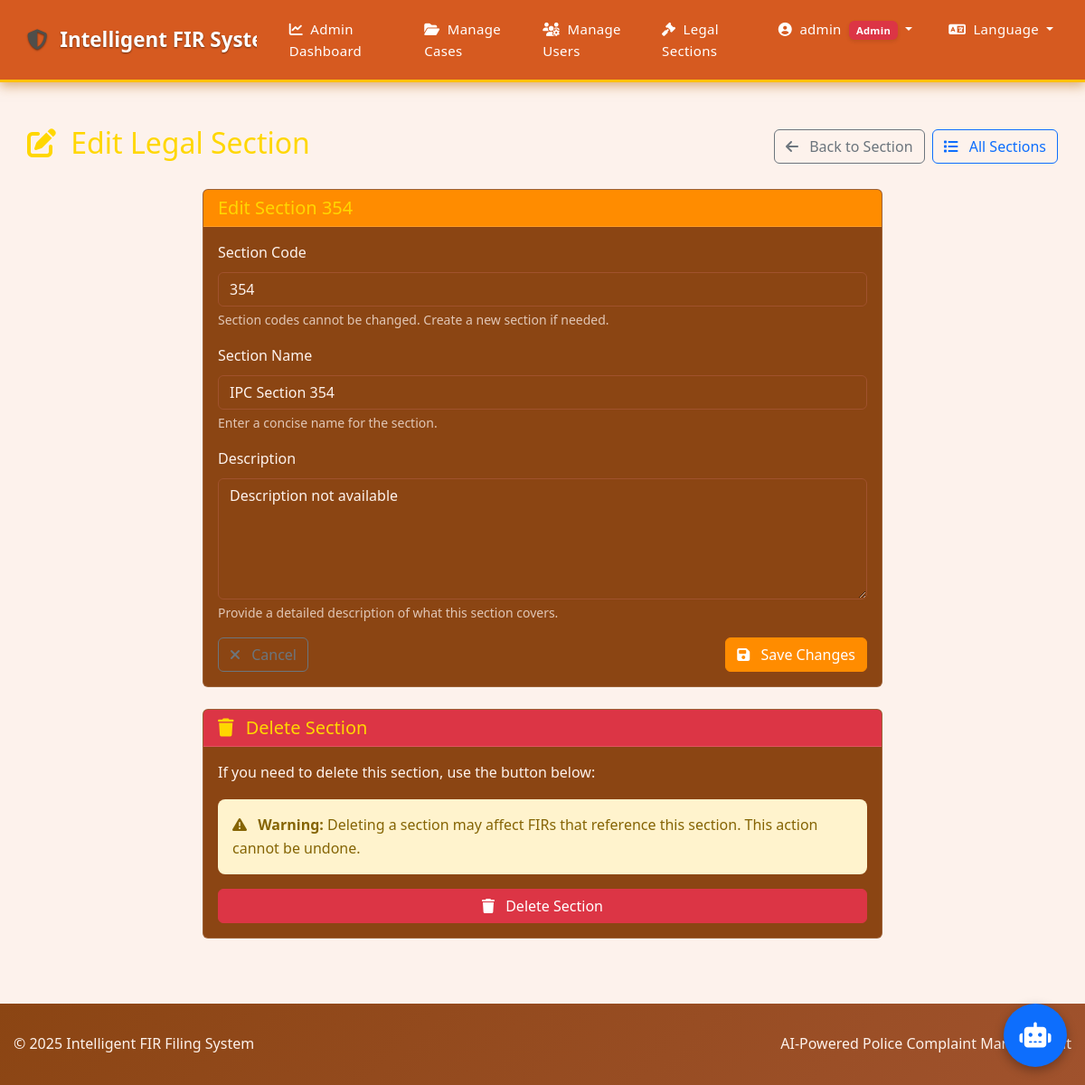
The app's page /legal-sections/edit/16 (signed in) with its own data.
### models/__init__.py (models this page shows, shortened)
class User(db.Model, UserMixin):
    __tablename__ = 'users'
    id = db.Column(db.Integer, primary_key=True)
    username = db.Column(db.String(64), unique=True)
    email = db.Column(db.String(120), unique=True)
    password_hash = db.Column(db.String(256))
    full_name = db.Column(db.String(100))
    role = db.Column(db.String(20), default=Role.PUBLIC)
    phone = db.Column(db.String(20), nullable=True)
    address = db.Column(db.Text, nullable=True)
    created_at = db.Column(db.DateTime, default=lambda: datetime.now(timezone.utc))
    firs = db.relationship('FIR', backref='complainant', lazy=True,
                      foreign_keys='FIR.complainant_id')
    def is_admin(self):
        return self.role == Role.ADMIN
    def is_public(self):
        return self.role == Role.PUBLIC

class LegalSection(db.Model):
    __tablename__ = 'legal_sections'
    id = db.Column(db.Integer, primary_key=True)
    code = db.Column(db.String(50))
    name = db.Column(db.String(100))
    description = db.Column(db.Text)

### routes/legal_sections.py (the view, shortened to what this page needs)
@legal_sections_bp.route('/edit/<int:section_id>', methods=['GET', 'POST'])
@login_required
def edit(section_id):
    if not current_user.is_admin():
        flash('You do not have permission to edit legal sections.', 'danger')
        return redirect(url_for('legal_sections.index'))
    section = LegalSection.query.get_or_404(section_id)
    return render_template('legal_sections/edit.html', section=section)

### extensions.py (called while the page is built)
@login_manager.user_loader
def load_user(user_id):
    from models import User
    return User.query.get(int(user_id))

### templates/legal_sections/edit.html (shortened to what this page needs)
{% extends 'layout.html' %}
{% block content %}
<div class="container py-4">
    <div class="d-flex justify-content-between align-items-center mb-4">
        <h2><i class="fas fa-edit me-2"></i> Edit Legal Section</h2>
        <div class="d-flex gap-2">
            <a href="{{ url_for('legal_sections.view', section_id=section.id) }}" class="btn btn-outline-secondary">
                <i class="fas fa-arrow-left me-2"></i> Back to Section
            </a>
            <a href="{{ url_for('legal_sections.index') }}" class="btn btn-outline-primary">
                <i class="fas fa-list me-2"></i> All Sections
            </a>
        </div>
    </div>
    <div class="row">
        <div class="col-lg-8 mx-auto">
            <div class="card">
                <div class="card-header bg-primary text-white">
                    <h5 class="mb-0">Edit Section {{ section.code }}</h5>
                </div>
                <div class="card-body">
                    <form action="{{ url_for('legal_sections.edit', section_id=section.id) }}" method="post">
                        <div class="mb-3">
                            <label for="sectionCode" class="form-label">Section Code</label>
                            <input type="text" class="form-control" id="sectionCode" value="{{ section.code }}" readonly>
                            <div class="form-text">Section codes cannot be changed. Create a new section if needed.</div>
                        </div>
                        <div class="mb-3">
                            <label for="sectionName" class="form-label">Section Name</label>
                            <input type="text" class="form-control" id="sectionName" name="name" value="{{ section.name }}" required>
                            <div class="form-text">Enter a concise name for the section.</div>
                        </div>
                        <div class="mb-3">
                            <label for="sectionDescription" class="form-label">Description</label>
                            <textarea class="form-control" id="sectionDescription" name="description" rows="5">{{ section.description }}</textarea>
                            <div class="form-text">Provide a detailed description of what this section covers.</div>
                        </div>
                        <div class="d-flex justify-content-between">
                            <a href="{{ url_for('legal_sections.view', section_id=section.id) }}" class="btn btn-outline-secondary">
                                <i class="fas fa-times me-2"></i> Cancel
                            </a>
                            <button type="submit" class="btn btn-primary">
                                <i class="fas fa-save me-2"></i> Save Changes
                            </button>
                        </div>
                    </form>
                </div>
            </div>
            <div class="card mt-4">
                <div class="card-header bg-danger text-white">
                    <h5 class="mb-0"><i class="fas fa-trash me-2"></i> Delete Section</h5>
                </div>
                <div class="card-body">
                    <p>If you need to delete this section, use the button below:</p>
                    <div class="alert alert-warning">
                        <i class="fas fa-exclamation-triangle me-2"></i> <strong>Warning:</strong> Deleting a section may affect FIRs that reference this section. This action cannot be undone.
                    </div>
                    <form action="{{ url_for('legal_sections.delete', section_id=section.id) }}" method="post" onsubmit="return confirm('Are you sure you want to delete Section {{ section.code }}? This action cannot be undone.');">
                        <div class="d-grid">
                            <button type="submit" class="btn btn-danger">
                                <i class="fas fa-trash me-2"></i> Delete Section
                            </button>
                        </div>
                    </form>
                </div>
            </div>
        </div>
    </div>
</div>
{% endblock %}

### templates/layout.html (shortened to what this page needs)
<!DOCTYPE html>
<html lang="en" data-bs-theme="dark">
<head>
    <link rel="stylesheet" href="https://cdn.jsdelivr.net/npm/bootstrap@5.3.0/dist/css/bootstrap.min.css">
    <link rel="stylesheet" href="https://cdnjs.cloudflare.com/ajax/libs/font-awesome/6.4.0/css/all.min.css">
    <link rel="stylesheet" href="{{ url_for('static', filename='css/templates/layout.css') }}">
</head>
<body>
    <nav class="navbar navbar-expand-lg navbar-dark bg-dark mb-4" style="box-shadow: 0 4px 12px #bd741d8f; border-bottom: 3px solid #ffc107;">
        <div class="container">
            <a class="navbar-brand" href="{{ url_for('fir.index') }}" style="font-size: 1.4rem; font-weight: 700; text-shadow: 0 1px 2px rgba(0, 0, 0, 0.5);">
                <i class="fas fa-shield-alt me-2" style="color: #504e4a;"></i>
                Intelligent FIR System
            </a>
            <div class="collapse navbar-collapse" id="navbarNav">
                <ul class="navbar-nav ms-auto" style="font-weight: 600;">
                    {% if current_user.is_authenticated %}
                        {% if current_user.is_admin() %}
                        <li class="nav-item">
                            <a class="nav-link" href="{{ url_for('admin.dashboard') }}">
                                <i class="fas fa-chart-line me-1"></i> Admin Dashboard
                            </a>
                        </li>
                        <li class="nav-item">
                            <a class="nav-link" href="{{ url_for('admin.cases') }}">
                                <i class="fas fa-folder-open me-1"></i> Manage Cases
                            </a>
                        </li>
                        <li class="nav-item">
                            <a class="nav-link" href="{{ url_for('admin.users') }}">
                                <i class="fas fa-users-cog me-1"></i> Manage Users
                            </a>
                        </li>
                        <li class="nav-item">
                            <a class="nav-link" href="{{ url_for('legal_sections.index') }}">
                                <i class="fas fa-gavel me-1"></i> Legal Sections
                            </a>
                        </li>
                        {% endif %}
                        <li class="nav-item dropdown">
                            <a class="nav-link dropdown-toggle" href="#" id="navbarDropdown" role="button" data-bs-toggle="dropdown" aria-expanded="false">
                                <i class="fas fa-user-circle me-1"></i>
                                {{ current_user.username }}
                                {% if current_user.is_admin() %}
                                <span class="badge bg-danger ms-1">Admin</span>
                                {% elif current_user.is_police() %}
                                <span class="badge bg-primary ms-1">Police</span>
                                {% else %}
                                <span class="badge bg-info ms-1">Public</span>
                                {% endif %}
                            </a>
                        </li>
                    {% endif %}
                    <li class="nav-item dropdown">
                        <a class="nav-link dropdown-toggle" href="#" id="languageDropdown" role="button" data-bs-toggle="dropdown" aria-expanded="false">
                            <i class="fas fa-language me-1"></i> <span id="currentLanguage">Language</span>
                        </a>
                    </li>
                </ul>
            </div>
        </div>
    </nav>
    <div class="container">
        {% block content %}{% endblock %}
    </div>
    <footer class="footer bg-dark text-light mt-5">
        <div class="container">
            <div class="row">
                <div class="col-md-6 mb-2 mb-md-0">
                    <p class="mb-1 mb-md-0">&copy; 2025 Intelligent FIR Filing System</p>
                </div>
                <div class="col-md-6 text-center text-md-end">
                    <p class="mb-1 mb-md-0">AI-Powered Police Complaint Management</p>
                </div>
            </div>
        </div>
    </footer>
    {% if current_user.is_authenticated %}
        {% include 'chatbot/widget.html' %}
    {% endif %}
</body>
</html>

### static/css/templates/layout.css (style rules this page uses)
body { background-color: #FDF2EC; font-family: 'Segoe UI', Tahoma, Geneva, Verdana, sans-serif; line-height: 1.6; color: #8B4513; }
.navbar { background: linear-gradient(135deg, #FF8C00, #FFA500); box-shadow: 0 2px 10px rgba(255, 140, 0, 0.2); padding: 1rem 0; }
.navbar-brand { color: #fff !important; font-weight: 700; font-size: 1.5rem; text-decoration: none; }
.navbar-nav .nav-link { color: #fff !important; font-weight: 500; transition: all 0.3s ease; margin: 0 10px; padding: 8px 16px; border-radius: 8px; }
.footer { background: linear-gradient(135deg, #8B4513, #A0522D); color: #fff; padding: 2rem 0; margin-top: auto; }
.footer p, .footer a { color: #FDF2EC; }
.container { max-width: 1200px; margin: 0 auto; padding: 0 15px; }
.alert { border-radius: 8px; border: none; box-shadow: var(--embassy-card-shadow); }
.alert-warning { background-color: #fff3cd; color: #856404; border-color: #ffeaa7; }
.btn-primary { --bs-btn-color: #fff; --bs-btn-bg: #FF8C00; --bs-btn-border-color: #FF8C00; --bs-btn-hover-bg: #e67600; --bs-btn-hover-border-color: #e67600; --bs-btn-focus-shadow-rgb: 255, 140, 0; --bs-btn-active-bg: #cc7000; --bs-btn-active-border-color: #cc7000; --bs-btn-disabled-bg: #FF8C00; --bs-btn-disabled-border-color: #FF8C00; }
.bg-primary { --bs-bg-opacity: 1; background-color: #FF8C00 !important; }
[data-bs-theme=dark] { color-scheme: dark; --bs-body-color: #FDF2EC; --bs-body-color-rgb: 253, 242, 236; --bs-body-bg: #8B4513; --bs-body-bg-rgb: 139, 69, 19; --bs-emphasis-color: #fff; --bs-emphasis-color-rgb: 255, 255, 255; --bs-secondary-color: rgba(253, 242, 236, 0.75); --bs-secondary-color-rgb: 253, 242, 236; --bs-secondary-bg: #A0522D; --bs-secondary-bg-rgb: 160, 82, 45; --bs-tertiary-color: rgba(253, 242, 236, 0.5); --bs-tertiary-color-rgb: 253, 242, 236; --bs-tertiary-bg: #8B4513; --bs-tertiary-bg-rgb: 139, 69, 19; --bs-primary-text-emphasis: #FFD700; --bs-secondary-text-emphasis: #FDF2EC; --bs-success-text-emphasis: #90EE90; --bs-info-text-emphasis: #FFD700; --bs-warning-text-emphasis: #FFD700; --bs-danger-text-emphasis: #FFB6C1; --bs-light-text-emphasis: #8B4513; --bs-dark-text-emphasis: #FDF2EC; --bs-primary-bg-subtle: #332701; --bs-secondary-bg-subtle: #A0522D; --bs-success-bg-subtle: #051b11; --bs-info-bg-subtle: #332701; --bs-warning-bg-subtle: #332701; --bs-danger-bg-subtle: #2c0b0e; --bs-light-bg-subtle: #FDF2EC; --bs-dark-bg-subtle: #8B4513; --bs-primary-border-subtle: #FFD700; --bs-secondary-border-subtle: #A0522D; --bs-success-border-subtle: #90EE90; --bs-info-border-subtle: #FFD700; --bs-warning-border-subtle: #FFD700; --bs-danger-border-subtle: #FFB6C1; --bs-light-border-subtle: #FDF2EC; --bs-dark-border-subtle: #8B4513; --bs-heading-color: #FFD700; --bs-link-color: #FFD700; --bs-link-hover-color: #FFA500; --bs-link-color-rgb: 255, 215, 0; --bs-link-hover-color-rgb: 255, 165, 0; --bs-code-color: #FFB6C1; --bs-border-color: #A0522D; --bs-border-color-translucent: rgba(255, 255, 255, 0.15); --bs-form-valid-color: #90EE90; --bs-form-valid-border-color: #90EE90; --bs-form-invalid-color: #FFB6C1; --bs-form-invalid-border-color: #FFB6C1; }

### templates/layout.html (style rules this page uses)
.navbar { padding: 12px 0; transition: all 0.3s ease; background:#d65a20 !important; }
.navbar-brand { position: relative; padding: 8px 15px; border-radius: 5px; overflow: hidden; color: #FFFFFF; }
.navbar-brand::after { content: ""; position: absolute; bottom: 0; left: 0; width: 100%; height: 3px; background: linear-gradient(to right, #E9914E, #E4732B); transform: scaleX(0); transform-origin: right; transition: transform 0.3s ease; }
.nav-item { margin: 0 2px; position: relative; }
.nav-link { position: relative; z-index: 1; font-size: 15px; letter-spacing: 0.3px; color: #FDF7EF !important; }
.nav-link i { transition: transform 0.3s ease; }
.badge { padding: 5px 8px; font-weight: 600; background-color: #B1451D; color: #FFF; box-shadow: 0 2px 4px rgba(0, 0, 0, 0.1); }

### records on screen
User: username "admin"
LegalSection: code "354", name "IPC Section 354", description "Description not available"
